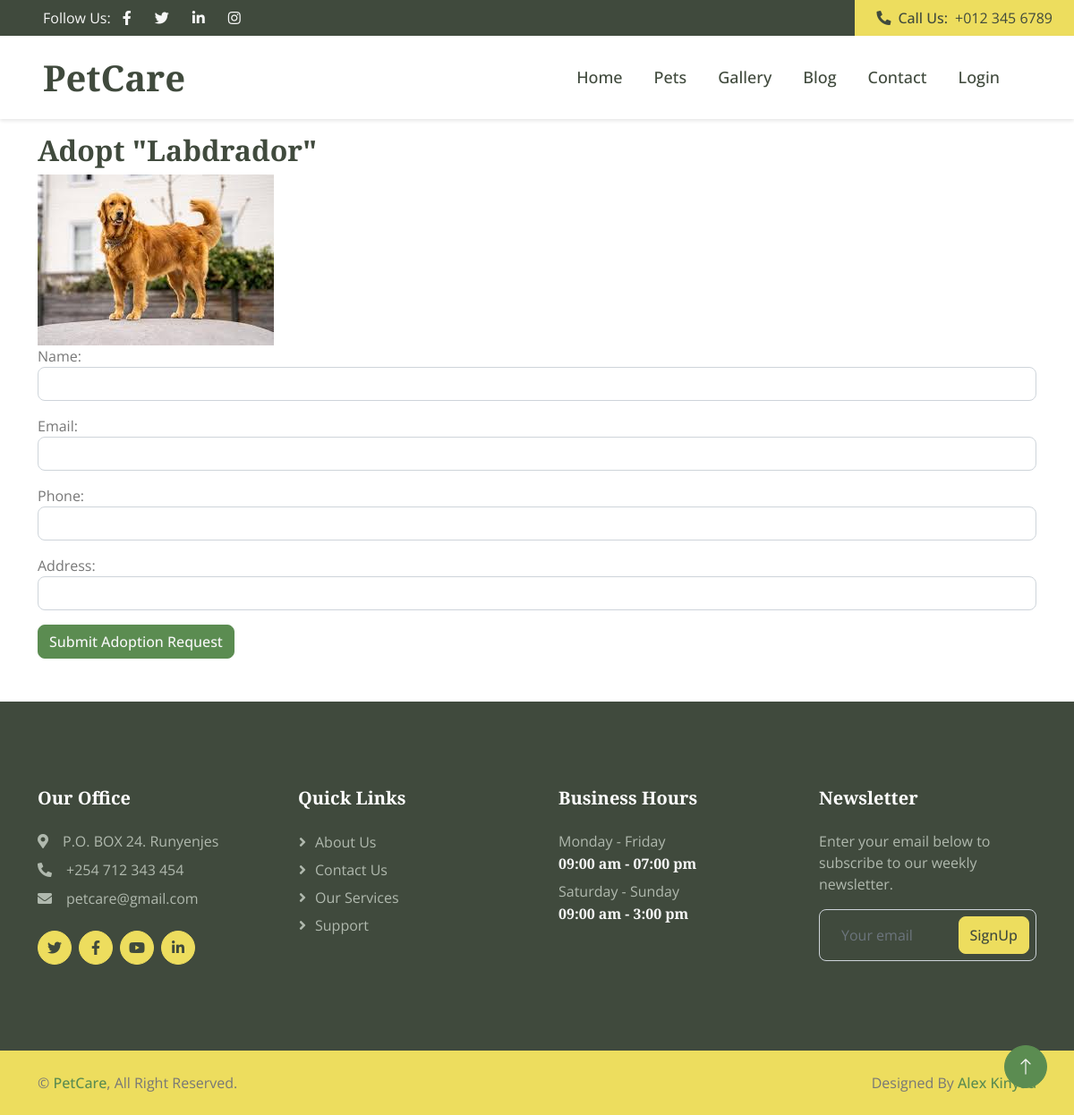
/adopt/11/, run on an earlier commit of the app's database.
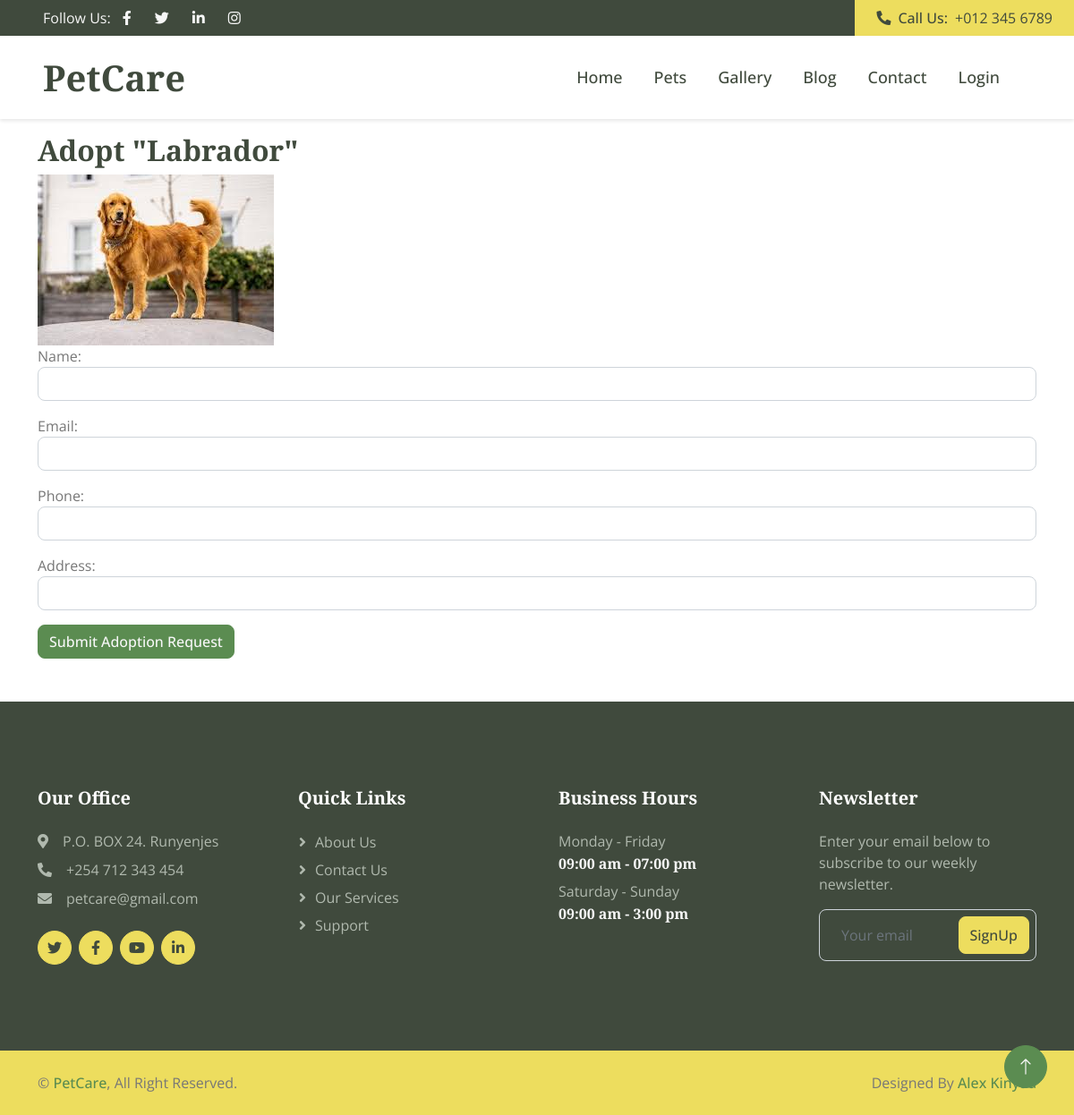
And on a later commit of the database.
### pets/models.py (models this page shows, shortened)
class Pets(models.Model):
    name = models.CharField(max_length=100)
    gender_age = models.CharField(max_length=300)
    hair_type = models.CharField(max_length=300)
    origin = models.CharField(max_length=300)
    photo = models.ImageField(upload_to='pets/')

### pets/views.py (the view)
# urls.py: path('adopt/<int:pet_id>/', views.adopt_pet, name='adopt_pet')
def adopt_pet(request, pet_id):
    pet = get_object_or_404(Pets, id=pet_id)
    if request.method == 'POST':
        form = AdoptionRequestForm(request.POST)
        if form.is_valid():
            adoption_request = form.save(commit=False)
            adoption_request.pet = pet
            adoption_request.user = request.user
            adoption_request.save()
            messages.success(request, 'Thanks for your application. Kindly wait for our feedback. We will be happy to reach out')
            return redirect('pets')
    else:
        form = AdoptionRequestForm(initial={'pet': pet})
    return render(request, 'pets/pet_adoption.html', {'form': form, 'pet': pet})

### pets/forms.py
class AdoptionRequestForm(forms.ModelForm):
    class Meta:
        model = AdoptionRequest
        fields = ['name', 'email', 'phone', 'address']
        widgets = {
            'name': forms.TextInput(attrs={'class': 'form-control'}),
            'email': forms.EmailInput(attrs={'class': 'form-control'}),
            'phone': forms.TextInput(attrs={'class': 'form-control'}),
            'address': forms.TextInput(attrs={'class': 'form-control'}),
        }

### pets/templates/pets/pet_adoption.html (shortened to what this page needs)
{% extends "website/base.html" %}
{% block content %}
<div class="container">
    <h2>Adopt "{{ pet.name }}"</h2>
    <img src="{{ pet.photo.url }}" alt="{{ pet.name }}">
    <form method="post">
        {{ form.as_p }}
        <button type="submit" class="btn btn-primary">Submit Adoption Request</button>
    </form>
</div>
{% endblock %}

What changed in the data, as far as the page shows it:
changed Pets: name "Labdrador" → "Labrador"
